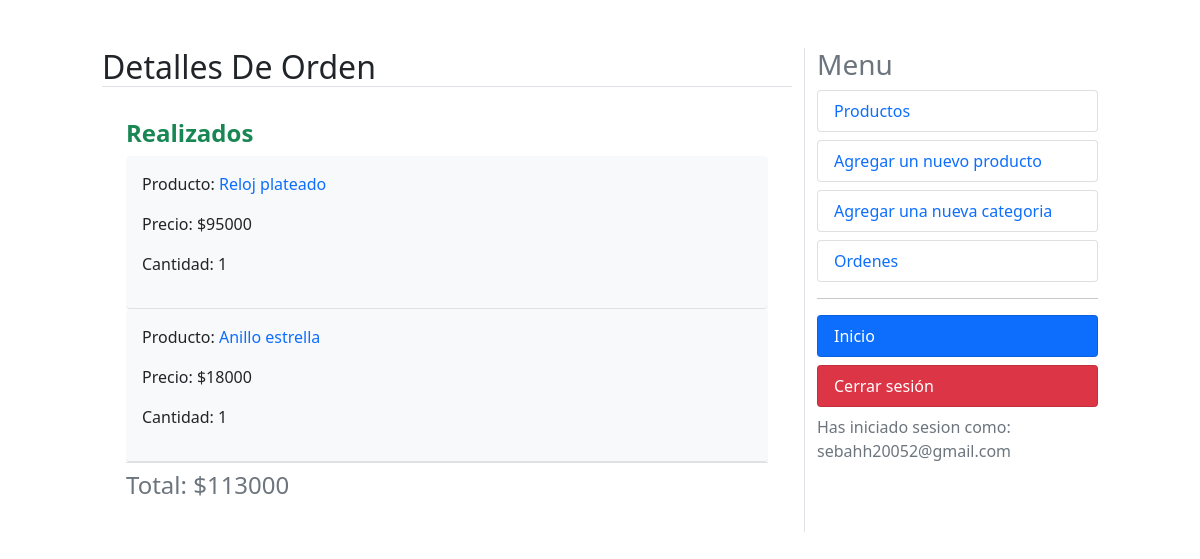
The page /dashboard/orders/detail/7 (signed in) on the database its author committed.
### orders/models.py (models this page shows, shortened)
class OrderItem(models.Model):
    order = models.ForeignKey(Order, on_delete=models.CASCADE, related_name='items')
    product = models.ForeignKey(Product, on_delete=models.CASCADE, related_name='order_items')
    price = models.IntegerField()
    quantity = models.SmallIntegerField(default=1)
    def get_cost(self):
        return self.price * self.quantity

class Order(models.Model):
    user = models.ForeignKey(User, on_delete=models.CASCADE, related_name='orders')
    created = models.DateTimeField(auto_now_add=True)
    updated = models.DateTimeField(auto_now=True)
    status = models.BooleanField(default=False)
    class Meta:
        ordering = ('-created',)
    @property
    def get_total_price(self):
        total = sum(item.get_cost() for item in self.items.all())
        return total

### shop/models.py (models this page shows, shortened)
class Product(models.Model):
    category = models.ForeignKey(Category, on_delete=models.CASCADE, related_name='category')
    image = models.ImageField(upload_to='products')
    title = models.CharField(max_length=250)
    description = models.TextField()
    price = models.IntegerField()
    date_created = models.DateTimeField(auto_now_add=True)
    slug = models.SlugField(unique=True)
    stock = models.PositiveIntegerField(default=0)
    class Meta:
        ordering = ('-date_created',)
    def get_absolute_url(self):
        return reverse('shop:product_detail', kwargs={'slug':self.slug})

### accounts/models.py (models this page shows, shortened)
class User(AbstractBaseUser):
    email = models.EmailField(max_length=100, unique=True)
    full_name = models.CharField(max_length=100)
    is_admin = models.BooleanField(default=False)
    is_active = models.BooleanField(default=True)
    likes = models.ManyToManyField(Product, blank=True, related_name='likes')
    is_manager = models.BooleanField(default=False)
    objects = UserManager()
    USERNAME_FIELD = 'email'
    REQUIRED_FIELDS = ['full_name']

### dashboard/views.py (the view)
# urls.py: path('orders/detail/<int:id>', views.order_detail, name='order_detail'),
@user_passes_test(is_manager)
@login_required
def order_detail(request, id):
    order = Order.objects.filter(id=id).first()
    items = OrderItem.objects.filter(order=order).all()
    context = {'title':'detalles de orden', 'items':items, 'order':order}
    return render(request, 'order_detail.html', context)

### cart/utils/cart.py (called while the page is built)
    def __iter__(self):
        product_ids = self.cart.keys()
        products = Product.objects.filter(id__in=product_ids)
        cart = self.cart.copy()
        for product in products:
            cart[str(product.id)]['product'] = product
        for item in cart.values():
            item['total_price'] = int(item['price']) * int(item['quantity'])
            yield item

    def add_cart_session(self):
        cart = self.session.get(CART_SESSION_ID)
        if not cart:
            cart = self.session[CART_SESSION_ID] = {}
        return cart

### dashboard/views.py (called while the page is built)
def is_manager(user):
    try:
        if not user.is_manager:
            raise Http404
        return True
    except:
        raise Http404

### online_shop/context_processors.py (called while the page is built)
def return_cart(request):
    cart = len(list(Cart(request)))
    return {'cart_count': cart}

def return_categories(request):
    categories = Category.objects.all()
    return {'categories': categories}

### dashboard/templates/order_detail.html
{% extends "dashboard.html" %}
{% block content %}
{% if order.status %}
    <h4><b class="text-success">Realizados</b></h4>
{% else %}
    <h3><b class="text-danger">Cancelado</b></h3>
{% endif %}
{% for item in items  %}
<div class="bg-light rounded border-bottom p-3">
    <p>Producto:<a class="text-decoration-none" href="{{ item.product.get_absolute_url }}"> {{item.product.title}}</a></p>
    <p>Precio: ${{item.price}}</p>
    <p>Cantidad: {{item.quantity}}</p>
</div>
{% endfor %}
<h4 class="border-top pt-2 text-muted">Total: ${{ order.get_total_price }}</h4>
{% endblock %}

### dashboard/templates/dashboard.html (shortened to what this page needs)
<!DOCTYPE html>
<html lang="en">
<head>
    <link href="https://cdn.jsdelivr.net/npm/bootstrap@5.1.3/dist/css/bootstrap.min.css" rel="stylesheet">
</head>
<body>
    <div class="row mt-5">
        <div class="col-md-1"></div>
        <div class="col-md-7">
            <h2 class="border-bottom text-capitalize">{{ title }}</h2>
            <div class="p-4">
                {% block content %}{% endblock %}
            </div>
        </div>
        <div class="col-md-3 border-start">
            <h3 class="text-muted">Menu</h3>
            <a class="text-decoration-none" href="{% url 'dashboard:products' %}">
                <li class="rounded list-group-item  text-primary">Productos</li>
            </a>
            <a class="text-decoration-none" href="{% url 'dashboard:add_product' %}">
                <li class="rounded list-group-item mt-2 text-primary">Agregar un nuevo producto</li>
            </a>
            <a class="text-decoration-none" href="{% url 'dashboard:add_category' %}">
                <li class="rounded list-group-item mt-2  text-primary">Agregar una nueva categoria</li>
            </a>
            <a class="text-decoration-none" href="{% url 'dashboard:orders' %}">
                <li class="rounded list-group-item mt-2  text-primary">Ordenes</li>
            </a>
            <hr>
            <a class="text-decoration-none" href="{% url 'shop:home_page' %}">
                <li class="rounded list-group-item bg-primary mt-2  text-white">Inicio</li>
            </a>
            <a class="text-decoration-none" href="{% url 'accounts:user_logout' %}">
                <li class="rounded list-group-item bg-danger mt-2  text-white">Cerrar sesión</li>
            </a>
            <div class="text-muted mt-2">Has iniciado sesion como: {{ request.user.email }}</div>
        </div>
        <div class="col-md-1 "></div>
    </div>
</body>
</html>

### rows shown on the page
OrderItem: product "Reloj plateado", price "95000", quantity "1"
OrderItem: product "Anillo estrella", price "18000", quantity "1"
Order: get_total_price "113000"
User: user.email "sebahh20052@gmail.com"

### other values the page prints
{{ title }} "Detalles De Orden"
